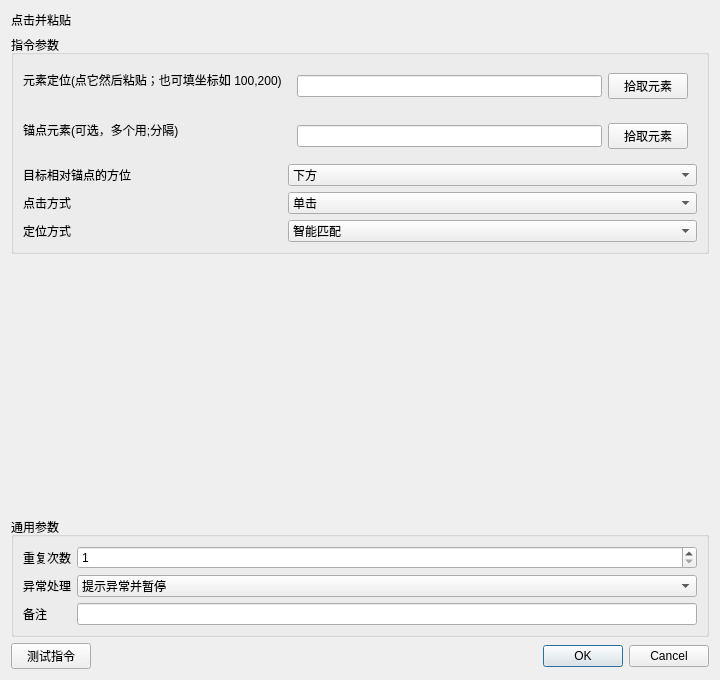
<?xml version="1.0" encoding="UTF-8"?><ui version="4.0"><class>InstructionEditor</class><widget class="QDialog" name="InstructionEditor"><property name="geometry"><rect><x>0</x><y>0</y><width>720</width><height>680</height></rect></property><layout class="QVBoxLayout" name="rootLayout"><item><widget class="QLabel" name="titleLabel"><property name="text"><string>点击并粘贴</string></property></widget></item><item><widget class="QGroupBox" name="parameterGroupBox"><property name="title"><string>指令参数</string></property><layout class="QFormLayout" name="parameterFormLayout"><item row="0" column="0"><widget class="QLabel" name="label_0"><property name="text"><string>元素定位(点它然后粘贴；也可填坐标如 100,200)</string></property></widget></item><item row="0" column="1"><widget class="QWidget" name="container_0"><layout class="QHBoxLayout" name="fieldLayout_0"><item><widget class="QLineEdit" name="parameter_0"><property name="text"><string></string></property></widget></item><item><widget class="QPushButton" name="auxiliary_0"><property name="text"><string>拾取元素</string></property></widget></item></layout></widget></item><item row="1" column="0"><widget class="QLabel" name="label_1"><property name="text"><string>锚点元素(可选，多个用;分隔)</string></property></widget></item><item row="1" column="1"><widget class="QWidget" name="container_1"><layout class="QHBoxLayout" name="fieldLayout_1"><item><widget class="QLineEdit" name="parameter_1"><property name="text"><string></string></property></widget></item><item><widget class="QPushButton" name="auxiliary_1"><property name="text"><string>拾取元素</string></property></widget></item></layout></widget></item><item row="2" column="0"><widget class="QLabel" name="label_2"><property name="text"><string>目标相对锚点的方位</string></property></widget></item><item row="2" column="1"><widget class="QComboBox" name="parameter_2"><item><property name="text"><string>下方</string></property></item><item><property name="text"><string>上方</string></property></item><item><property name="text"><string>右侧</string></property></item><item><property name="text"><string>左侧</string></property></item><item><property name="text"><string>内部</string></property></item><item><property name="text"><string>相邻</string></property></item><property name="currentIndex"><number>0</number></property></widget></item><item row="3" column="0"><widget class="QLabel" name="label_3"><property name="text"><string>点击方式</string></property></widget></item><item row="3" column="1"><widget class="QComboBox" name="parameter_3"><item><property name="text"><string>单击</string></property></item><item><property name="text"><string>双击</string></property></item><item><property name="text"><string>右键</string></property></item><property name="currentIndex"><number>0</number></property></widget></item><item row="4" column="0"><widget class="QLabel" name="label_4"><property name="text"><string>定位方式</string></property></widget></item><item row="4" column="1"><widget class="QComboBox" name="parameter_4"><item><property name="text"><string>CSS选择器</string></property></item><item><property name="text"><string>XPath</string></property></item><item><property name="text"><string>文本内容</string></property></item><item><property name="text"><string>智能匹配</string></property></item><item><property name="text"><string>锚点定位</string></property></item><item><property name="text"><string>坐标定位</string></property></item><property name="currentIndex"><number>3</number></property></widget></item></layout></widget></item><item><spacer name="verticalSpacer"><property name="orientation"><enum>Qt::Vertical</enum></property><property name="sizeHint" stdset="0"><size><width>20</width><height>20</height></size></property></spacer></item>
<item><widget class="QGroupBox" name="commonGroupBox"><property name="title"><string>通用参数</string></property><layout class="QFormLayout" name="commonFormLayout">
<item row="0" column="0"><widget class="QLabel" name="repeatLabel"><property name="text"><string>重复次数</string></property></widget></item><item row="0" column="1"><widget class="QSpinBox" name="repeatSpinBox"><property name="minimum"><number>1</number></property><property name="maximum"><number>999999</number></property><property name="value"><number>1</number></property></widget></item>
<item row="1" column="0"><widget class="QLabel" name="errorPolicyLabel"><property name="text"><string>异常处理</string></property></widget></item><item row="1" column="1"><widget class="QComboBox" name="errorPolicyComboBox"><item><property name="text"><string>自动跳过</string></property></item><item><property name="text"><string>提示异常并暂停</string></property></item><item><property name="text"><string>提示异常并停止</string></property></item><property name="currentIndex"><number>1</number></property></widget></item>
<item row="2" column="0"><widget class="QLabel" name="noteLabel"><property name="text"><string>备注</string></property></widget></item><item row="2" column="1"><widget class="QLineEdit" name="noteEdit"/></item>
</layout></widget></item>
<item><layout class="QHBoxLayout" name="footerLayout"><item><widget class="QPushButton" name="testButton"><property name="text"><string>测试指令</string></property></widget></item><item><spacer name="footerSpacer"><property name="orientation"><enum>Qt::Horizontal</enum></property><property name="sizeHint" stdset="0"><size><width>40</width><height>20</height></size></property></spacer></item><item><widget class="QDialogButtonBox" name="buttonBox"><property name="standardButtons"><set>QDialogButtonBox::Cancel|QDialogButtonBox::Ok</set></property></widget></item></layout></item>
</layout></widget><resources/><connections/></ui>
